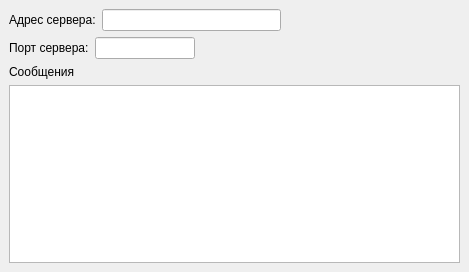
<?xml version="1.0" encoding="UTF-8"?>
<ui version="4.0">
 <class>MainWindow</class>
 <widget class="QMainWindow" name="MainWindow">
  <property name="geometry">
   <rect>
    <x>0</x>
    <y>0</y>
    <width>469</width>
    <height>272</height>
   </rect>
  </property>
  <property name="windowTitle">
   <string>Server</string>
  </property>
  <widget class="QWidget" name="centralwidget">
   <layout class="QVBoxLayout" name="verticalLayout">
    <item>
     <layout class="QHBoxLayout" name="horizontalLayout">
      <item>
       <widget class="QLabel" name="label_2">
        <property name="text">
         <string>Адрес сервера:</string>
        </property>
       </widget>
      </item>
      <item>
       <widget class="QLineEdit" name="lineEdit_addr">
        <property name="maximumSize">
         <size>
          <width>200</width>
          <height>16777215</height>
         </size>
        </property>
       </widget>
      </item>
      <item>
       <spacer name="horizontalSpacer">
        <property name="orientation">
         <enum>Qt::Horizontal</enum>
        </property>
        <property name="sizeHint" stdset="0">
         <size>
          <width>40</width>
          <height>20</height>
         </size>
        </property>
       </spacer>
      </item>
     </layout>
    </item>
    <item>
     <layout class="QHBoxLayout" name="horizontalLayout_2">
      <item>
       <widget class="QLabel" name="label_3">
        <property name="text">
         <string>Порт сервера:</string>
        </property>
       </widget>
      </item>
      <item>
       <widget class="QLineEdit" name="lineEdit_port">
        <property name="maximumSize">
         <size>
          <width>100</width>
          <height>16777215</height>
         </size>
        </property>
       </widget>
      </item>
      <item>
       <spacer name="horizontalSpacer_2">
        <property name="orientation">
         <enum>Qt::Horizontal</enum>
        </property>
        <property name="sizeHint" stdset="0">
         <size>
          <width>40</width>
          <height>20</height>
         </size>
        </property>
       </spacer>
      </item>
     </layout>
    </item>
    <item>
     <widget class="QLabel" name="label">
      <property name="text">
       <string>Сообщения</string>
      </property>
     </widget>
    </item>
    <item>
     <widget class="QTextBrowser" name="textBrowser"/>
    </item>
   </layout>
  </widget>
 </widget>
 <resources/>
 <connections/>
</ui>
